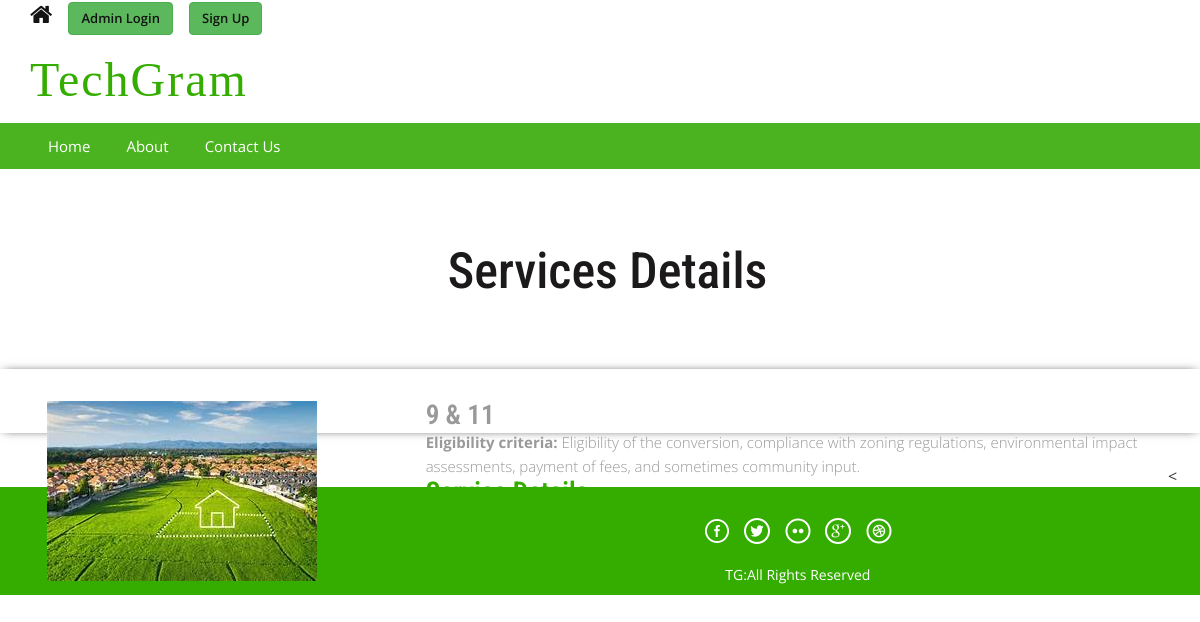
/package-details.php?pkgid=1, run on the app's committed database.
### tables this page shows
CREATE TABLE `tbltourpackages` (
  `PackageId` int(11) NOT NULL,
  `PackageName` varchar(200) DEFAULT NULL,
  `PackageType` varchar(200) DEFAULT NULL,
  `PackageLocation` varchar(100) DEFAULT NULL,
  `PackagePrice` int(11) DEFAULT NULL,
  `PackageFetures` varchar(255) DEFAULT NULL,
  `PackageDetails` mediumtext DEFAULT NULL,
  `PackageImage` varchar(100) DEFAULT NULL,
  `Creationdate` timestamp NULL DEFAULT current_timestamp(),
  `UpdationDate` timestamp NULL DEFAULT NULL ON UPDATE current_timestamp()
);

### package-details.php (the view, shortened to what this page needs)
<?php
include('includes/config.php');
?>
<!DOCTYPE HTML>
<html>
<head>
<link href="css/bootstrap.css" rel='stylesheet' type='text/css' />
<link href="css/style.css" rel='stylesheet' type='text/css' />
<link href="css/font-awesome.css" rel="stylesheet">
<link href="css/animate.css" rel="stylesheet" type="text/css" media="all">
<link rel="stylesheet" href="css/jquery-ui.css" />
</head>
<body>
<?php include('includes/header.php');?>
<div class="banner-3">
	<div class="container">
		<h1 class="wow zoomIn animated animated" data-wow-delay=".5s" style="visibility: visible; animation-delay: 0.5s; animation-name: zoomIn;">Services Details</h1>
	</div>
</div>
<!--<div class="selectroom">
	<div class="container">
		  <?php if($error){?><div class="errorWrap"><strong>ERROR</strong>:<?php echo htmlentities($error); ?> </div><?php }
				else if($msg){?><div class="succWrap"><strong>SUCCESS</strong>:<?php echo htmlentities($msg); ?> </div><?php }?>
<?php
$pid=intval($_GET['pkgid']);
$sql = "SELECT * from tbltourpackages where PackageId=:pid";
$query = $dbh->prepare($sql);
$query -> bindParam(':pid', $pid, PDO::PARAM_STR);
$query->execute();
$results=$query->fetchAll(PDO::FETCH_OBJ);
$cnt=1;
if($query->rowCount() > 0)
{
foreach($results as $result)
{	?> -->
<form name="book" method="post">
		<div class="selectroom_top">
			<div class="col-md-4 selectroom_left wow fadeInLeft animated" data-wow-delay=".5s">
				<img src="admin/pacakgeimages/<?php echo htmlentities($result->PackageImage);?>" class="img-responsive" alt="">
			</div>
			<div class="col-md-8 selectroom_right wow fadeInRight animated" data-wow-delay=".5s">
				<h2><?php echo htmlentities($result->PackageName);?></h2>
				<p><b>Eligibility criteria:</b> <?php echo htmlentities($result->PackageType);?></p>
		<h3>Service Details</h3>
				<p style="padding-top: 1%"><?php echo htmlentities($result->PackageDetails);?> </p>
		</div>
			</div>
		</form>
<?php }} ?>
<
<?php include('includes/footer.php');?>
</body>
</html>

### css/style.css (style rules this page uses)
html, body { font-size: 100%; background: #fff; font-family: 'Open Sans', sans-serif; }
h1,h2,h3,h4,h5,h6 { margin:0; font-family: 'Roboto Condensed', sans-serif; }
p { margin:0; }
.banner-3 { background-size: cover; -webkit-background-size: cover; -o-background-size: cover; -ms-background-size: cover; -moz-background-size: cover; min-height:200px; }
.banner-3 h1 { font-size: 50px; margin-bottom: 40px; padding: 1.5em 0 0; text-align: center; color: #1b1919; }
.selectroom_top { padding: 2em; box-shadow: 0px 0px 10px -4px #000; margin-bottom: 2em; }
.selectroom_right h2 { font-size: 1.7em; color: #999; font-weight: 600; margin: 0; }
.selectroom_right h3 { font-size: 1.7em; font-weight: 600; color:#34ad00; }
.selectroom_right p { font-size: 15px; line-height: 1.6em; font-weight: 300; color: #999; }

### data on the page
tbltourpackages: PackageImage (picture), PackageName "9 & 11", PackageType "Eligibility of the conversion, compliance with zoning regulations, environmental impact assessments, payment of fees, and sometimes community input."
